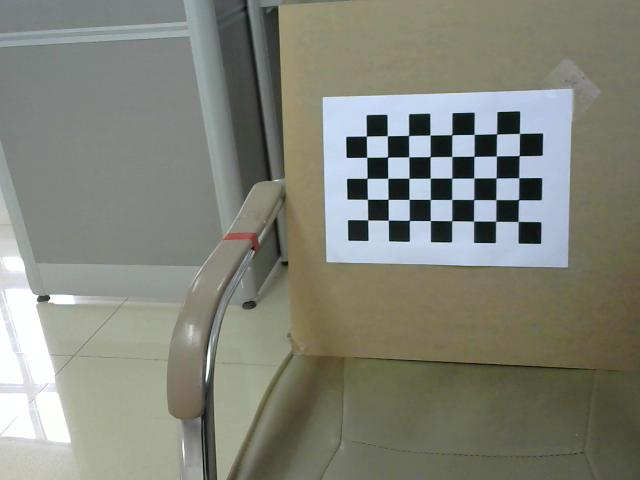
#> input picture 标定/img/clo10.png, 640 x 480 px; its folder holds only this picture in this run
$ python '标定2.py'
#> lines starting #> are read from the running program, lines starting #| are printed output that depends on the picture; after the words box and inside, x2 and y2 are one past the last pixel; in counts of white or black regions, pixels touching at a corner belong together; long printed decimals are rounded
###相机标定与校正结果展示###

import os
import numpy as np
import cv2
import glob


# 相机参数标定得到相机的内参矩阵，畸变矩阵
def calib(inter_corner_shape, size_per_grid, img_dir, img_type):
    # 标准：仅用于subpix校准，此处不使用。
    # criteria = (cv2.TERM_CRITERIA_EPS + cv2.TERM_CRITERIA_MAX_ITER, 30, 0.001)
#> called with inter_corner_shape = (8, 5), size_per_grid = 0.021, img_dir = 'img', img_type = 'png'
    w, h = inter_corner_shape
    # cpp_int：int形式的角点，以“ int”形式保存世界空间中角点的坐标
    # like (0,0,0), (1,0,0), (2,0,0) ....,(10,7,0).
    cp_int = np.zeros((w * h, 3), np.float32)
    cp_int[:, :2] = np.mgrid[0:w, 0:h].T.reshape(-1, 2)
    # cp_world：世界空间中的角点，保存世界空间中角点的坐标。
    cp_world = cp_int * size_per_grid

    obj_points = []  # 世界空间中的点
    img_points = []  # 图像空间中的点（与obj_points相关）
    images = glob.glob(img_dir + os.sep + '**.' + img_type)
    print('--')
    for fname in images:
        img_name = fname.split(os.sep)[-1]
        img = cv2.imread(fname)
#> img is the input picture: shape (480, 640, 3); mean B, G, R 120.4, 132, 129.4
        gray_img = cv2.cvtColor(img, cv2.COLOR_BGR2GRAY)
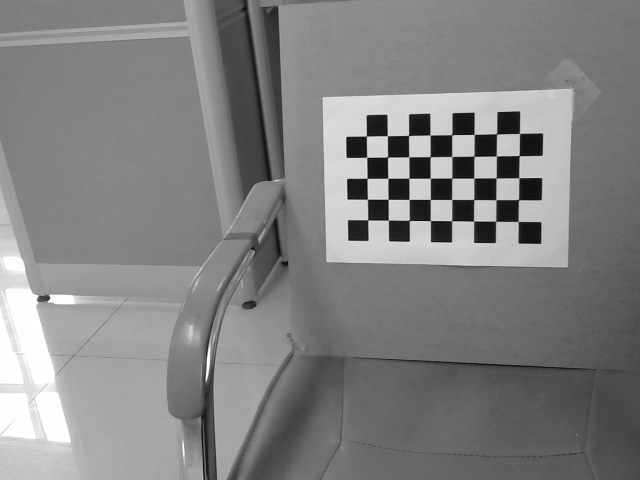
#> gray_img: shape (480, 640); min 8, max 255, mean 129.9
        # 找到角点cp_img：像素空间中的角点。
        ret, cp_img = cv2.findChessboardCorners(gray_img, (w, h), None)
#> ret = True; cp_img = 40 rows, first 8: [518.1, 221.4], [495.7, 221.4], [473.5, 221], [451.6, 220.7], [430.4, 220.5], [409.4, 220.3], [388.3, 220.1], [367.7, 220]
        # if ret is True, save.
        if ret == True:
            # cv2.cornerSubPix(gray_img,cp_img,(11,11),(-1,-1),criteria)
            obj_points.append(cp_world)
            img_points.append(cp_img)
            # 显示角点
            cv2.drawChessboardCorners(img, (w, h), cp_img, ret)
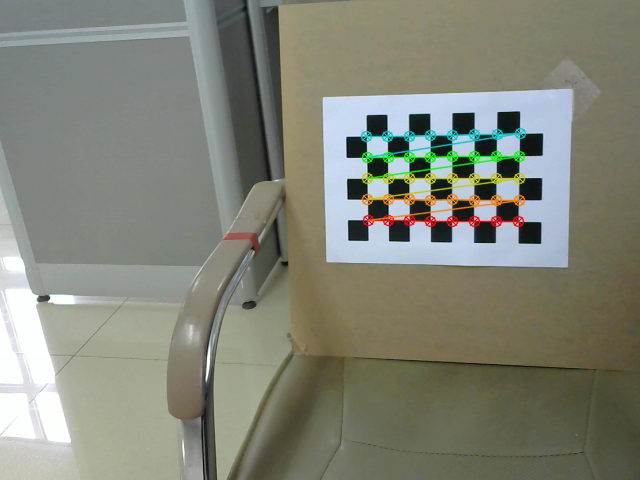
#> img: shape (480, 640, 3); 2.29% of pixels changed, all inside (x1, y1, x2, y2) = (360, 127, 527, 228)
            cv2.imshow('FoundCorners', img)
            cv2.imwrite(save_dir1 + os.sep + img_name, img)
            cv2.waitKey(1)

    cv2.destroyAllWindows()
    # 校准相机
    print('--22--')
    ret, mat_inter, coff_dis, v_rot, v_trans = cv2.calibrateCamera(obj_points, img_points, gray_img.shape[::-1], None,None)
#> ret = 0.0966; mat_inter = [[610, 0, 365.5], [0, 611, 196.8], [0, 0, 1]]; coff_dis = [[-0.472, 8.73, -0.00853, 0.0156, -55.46]]; v_rot = ([0.3, -0.177, 3.12],); v_trans = ([0.146, 0.0239, 0.587],)
    print(("ret:"), ret)
#| ret: 0.09655
    print(("internal matrix:\n"), mat_inter)
#| internal matrix:
#|  [[609.981   0.         365.546]
#|  [  0.         610.966 196.834]
#|  [  0.           0.           1.        ]]
    # in the form of (k_1,k_2,p_1,p_2,k_3)
    print(("distortion cofficients:\n"), coff_dis)
#| distortion cofficients:
#|  [[-4.72489462e-01  8.72939461e+00 -8.52960782e-03  1.55766062e-02
#|   -5.54607824e+01]]
    print(("rotation vectors:\n"), v_rot)
#| rotation vectors:
#|  (array([[ 0.3002],
#|        [-0.177],
#|        [ 3.116]]),)
    print(("translation vectors:\n"), v_trans)
#| translation vectors:
#|  (array([[0.1465],
#|        [0.02391],
#|        [0.5865]]),)
    # 计算重新投影的误差
    total_error = 0
    for i in range(len(obj_points)):
        img_points_repro, _ = cv2.projectPoints(obj_points[i], v_rot[i], v_trans[i], mat_inter, coff_dis)
        error = cv2.norm(img_points[i], img_points_repro, cv2.NORM_L2) / len(img_points_repro)
        total_error += error
#> this loop made 1 pass
#> (error, total_error) on pass 1: (0.0153, 0.0153)
#> after the loop, total_error = 0.0153
    print(("Average Error of Reproject: "), total_error / len(obj_points))
#| Average Error of Reproject:  0.01527

    return mat_inter, coff_dis


# 根据得到的内参矩阵，畸变矩阵来进行图像纠偏
# 若矫正后的图像只有原图像的一部分
##注意使用的图像要把棋盘格拍全了，这样矫正后的图像就不会只有一部分了
def dedistortion(inter_corner_shape, img_dir, img_type, save_dir, mat_inter, coff_dis):
    ##   w,h = inter_corner_shape

    ##   img2 = cv2.imread(img_dir_sin)
    (w, h) = (640, 480)
    ##   newcameramtx, roi = cv2.getOptimalNewCameraMatrix(mat_inter,coff_dis,(w,h),0,(w,h))
    ##   dst = cv2.undistort(img2, mat_inter, coff_dis, None, newcameramtx)
    ##   cv2.imshow('dst',dst)

    images = glob.glob(img_dir + os.sep + '**.' + img_type)
    for fname in images:
        img_name = fname.split(os.sep)[-1]
        img = cv2.imread(fname)
        newcameramtx, roi = cv2.getOptimalNewCameraMatrix(mat_inter, coff_dis, (w, h), 0, (w, h))  # 自由比例参数
        dst = cv2.undistort(img, mat_inter, coff_dis, None, newcameramtx)
        # clip the image
        # x,y,w,h = roi
        # dst = dst[y:y+h, x:x+w]
        cv2.imshow('dst', dst)
        cv2.waitKey()
        cv2.imwrite(save_dir + os.sep + img_name, dst)

    print('Dedistorted images have been saved to: %s successfully.' % save_dir)


if __name__ == '__main__':
    # 棋盘格格点
    inter_corner_shape = (8, 5)
    # 格点尺寸
    size_per_grid = 0.021
    # 标定照片文件夹
    img_dir = "img"
    img_type = "png"
    # 保存识别角点文件夹
    save_dir1 = ".\\img\\save_BD"
    # 相机标定
    mat_inter, coff_dis = calib(inter_corner_shape, size_per_grid, img_dir, img_type)
#> mat_inter = [[610, 0, 365.5], [0, 611, 196.8], [0, 0, 1]]; coff_dis = [[-0.472, 8.73, -0.00853, 0.0156, -55.46]]
    # 保存矫正后图像文件夹
    save_dir = "img/img_save_BD"
    # img_dir_sin='.\\pic\\IR_camera_calib_img\\image20200702084131.jpg'

    if (not os.path.exists(save_dir)):
        os.makedirs(save_dir)
    dedistortion(inter_corner_shape, img_dir, img_type, save_dir, mat_inter, coff_dis)
#> in dedistortion, `newcameramtx, roi = cv2.getOptimalNewCameraMatrix(mat_inter, coff_dis,..`: newcameramtx = [[610, 0, 365.5], [0, 611, 196.8], [0, 0, 1]]; roi = (0, 0, 639, 479)
#> in dedistortion, `dst = cv2.undistort(img, mat_inter, coff_dis, None, newcameramtx)`:
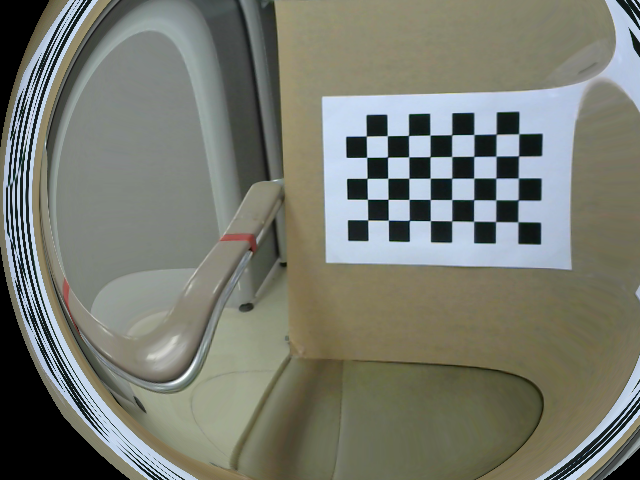
#> dst: shape (480, 640, 3); mean B, G, R 111.5, 121.9, 119.2

$ run again, on 标定/img/clo14.png
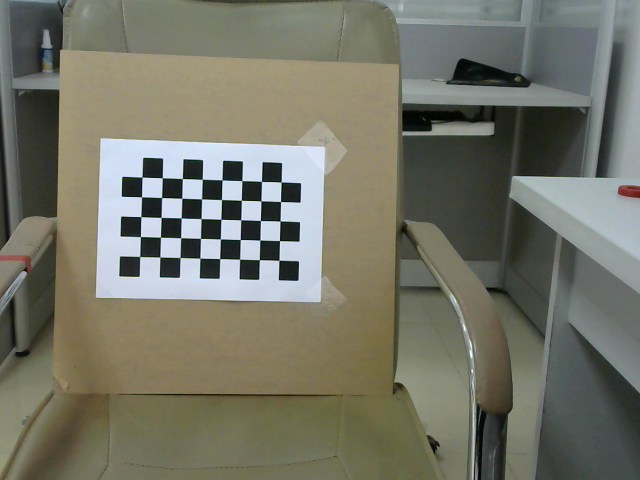
#> input picture 标定/img/clo14.png, 640 x 480 px
#> in calib, img is the input picture: shape (480, 640, 3); mean B, G, R 103.4, 117, 116.5
#> in calib, `ret, cp_img = cv2.findChessboardCorners(gray_img, (w, h), None)`: ret = True; cp_img = 40 rows, first 8: [279, 260.3], [259.4, 259.7], [239.6, 259.2], [219.7, 258.6], [200, 258.1], [180, 257.6], [159.9, 257], [139.6, 256.5]
#> in calib, `cv2.drawChessboardCorners(img, (w, h), cp_img, ret)`:
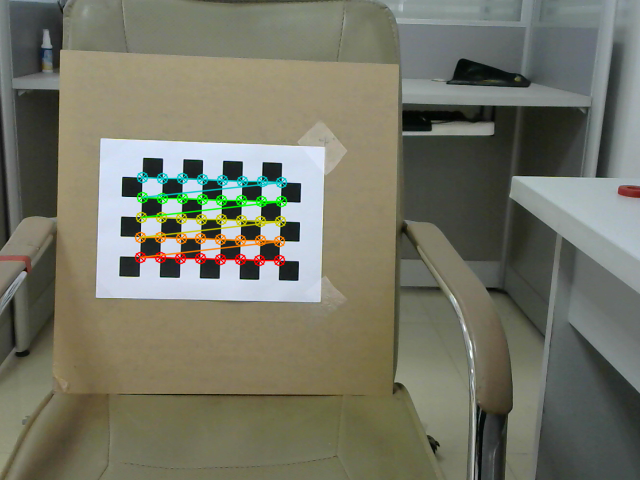
#> img: shape (480, 640, 3); 2.16% of pixels changed, all inside (x1, y1, x2, y2) = (134, 171, 288, 267)
#> in calib, `ret, mat_inter, coff_dis, v_rot, v_trans = cv2.calibrateCamera(obj_poi..`: ret = 0.082; mat_inter = [[965.7, 0, 321.9], [0, 965.8, 277.7], [0, 0, 1]]; coff_dis = [[-0.338, 7.98, 0.00495, -0.00195, -57.06]]; v_rot = ([0.178, -0.0289, -3.11],); v_trans = ([-0.0458, -0.0186, 1.03],)
#| ret: 0.08197
#| internal matrix:
#|  [[965.662   0.         321.926]
#|  [  0.         965.752 277.721]
#|  [  0.           0.           1.        ]]
#| distortion cofficients:
#|  [[-3.38414589e-01  7.97856371e+00  4.95015983e-03 -1.95081451e-03
#|   -5.70618086e+01]]
#| rotation vectors:
#|  (array([[ 0.1775],
#|        [-0.02887],
#|        [-3.111]]),)
#| translation vectors:
#|  (array([[-0.04578],
#|        [-0.01862],
#|        [ 1.029]]),)
#> the loop in calib, `for i in range(len(obj_points)):` made 1 pass
#> (error, total_error) on pass 1: (0.013, 0.013)
#> after the loop in calib, `for i in range(len(obj_points)):`: total_error = 0.013
#| Average Error of Reproject:  0.01296
#> `mat_inter, coff_dis = calib(inter_corner_shape, size_per_grid, img_dir..`: mat_inter = [[965.7, 0, 321.9], [0, 965.8, 277.7], [0, 0, 1]]; coff_dis = [[-0.338, 7.98, 0.00495, -0.00195, -57.06]]
#> newcameramtx = [[965.7, 0, 321.9], [0, 965.8, 277.7], [0, 0, 1]]; roi = (0, 0, 639, 479)
#> in dedistortion, `dst = cv2.undistort(img, mat_inter, coff_dis, None, newcameramtx)`:
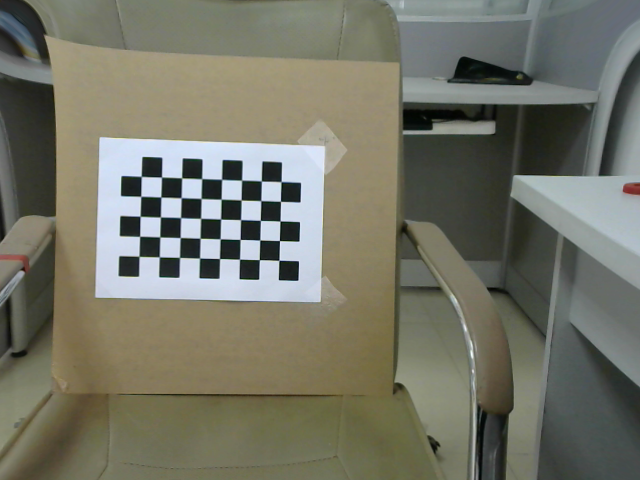
#> dst: shape (480, 640, 3); mean B, G, R 102.8, 116.6, 116.2

$ run again, on 标定/img/clo15.png
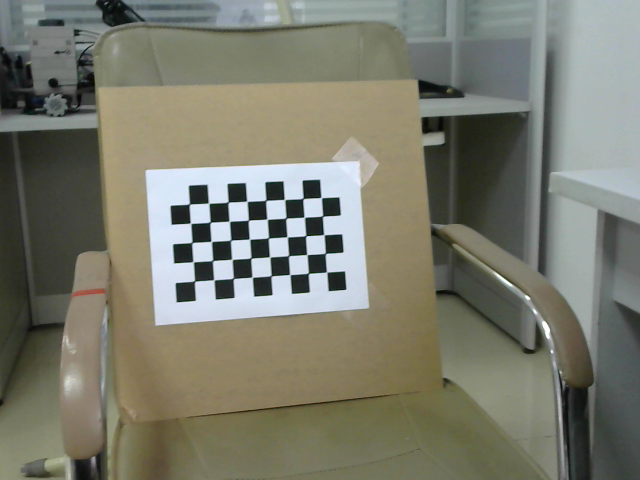
#> input picture 标定/img/clo15.png, 640 x 480 px
#> in calib, img is the input picture: shape (480, 640, 3); mean B, G, R 109.2, 123, 122.4
#> in calib, `ret, cp_img = cv2.findChessboardCorners(gray_img, (w, h), None)`: ret = True; cp_img = 40 rows, first 8: [326.6, 271.9], [308.4, 273.2], [289.8, 274.6], [271.2, 275.7], [252.2, 277.2], [233.3, 278.3], [213.8, 279.8], [194.7, 281.1]
#> in calib, `cv2.drawChessboardCorners(img, (w, h), cp_img, ret)`:
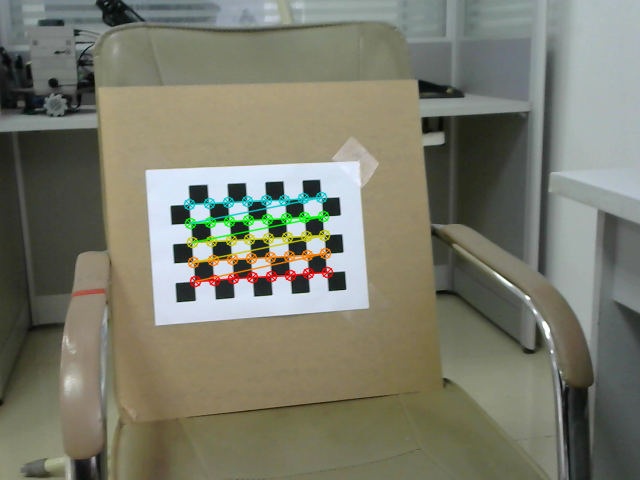
#> img: shape (480, 640, 3); 2.09% of pixels changed, all inside (x1, y1, x2, y2) = (183, 191, 334, 288)
#> in calib, `ret, mat_inter, coff_dis, v_rot, v_trans = cv2.calibrateCamera(obj_poi..`: ret = 0.169; mat_inter = [[914.4, 0, 339.3], [0, 906.1, 196.5], [0, 0, 1]]; coff_dis = [[0.74, -12.51, -0.0274, 0.0347, 98.53]]; v_rot = ([-0.394, 0.111, 3.05],); v_trans = ([-0.0143, 0.0848, 1.02],)
#| ret: 0.1685
#| internal matrix:
#|  [[914.383    0.         339.251]
#|  [  0.         906.100 196.532]
#|  [  0.           0.           1.        ]]
#| distortion cofficients:
#|  [[ 7.40345785e-01 -1.25072404e+01 -2.73979080e-02  3.46906733e-02
#|    9.85275688e+01]]
#| rotation vectors:
#|  (array([[-0.3938],
#|        [ 0.1113],
#|        [ 3.053]]),)
#| translation vectors:
#|  (array([[-0.01427],
#|        [ 0.08479],
#|        [ 1.016]]),)
#> the loop in calib, `for i in range(len(obj_points)):` made 1 pass
#> (error, total_error) on pass 1: (0.0266, 0.0266)
#> after the loop in calib, `for i in range(len(obj_points)):`: total_error = 0.0266
#| Average Error of Reproject:  0.02665
#> `mat_inter, coff_dis = calib(inter_corner_shape, size_per_grid, img_dir..`: mat_inter = [[914.4, 0, 339.3], [0, 906.1, 196.5], [0, 0, 1]]; coff_dis = [[0.74, -12.51, -0.0274, 0.0347, 98.53]]
#> newcameramtx = [[1336.3, 0, 310.7], [0, 1281.6, 229], [0, 0, 1]]; roi = (0, 0, 639, 479)
#> in dedistortion, `dst = cv2.undistort(img, mat_inter, coff_dis, None, newcameramtx)`:
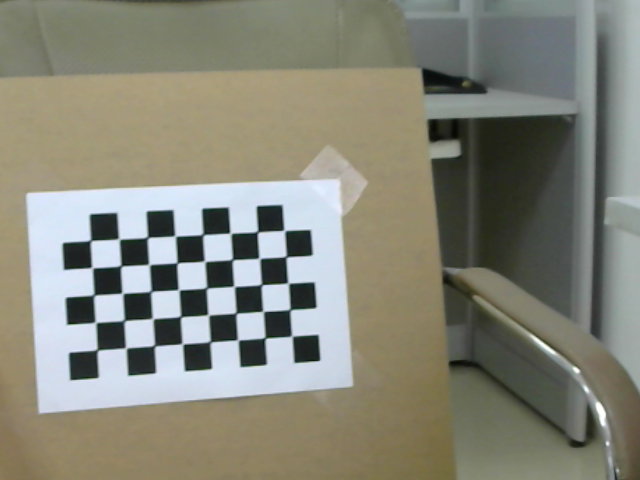
#> dst: shape (480, 640, 3); mean B, G, R 120.8, 133.9, 133.7

$ run again, on 标定/img/clo16.png
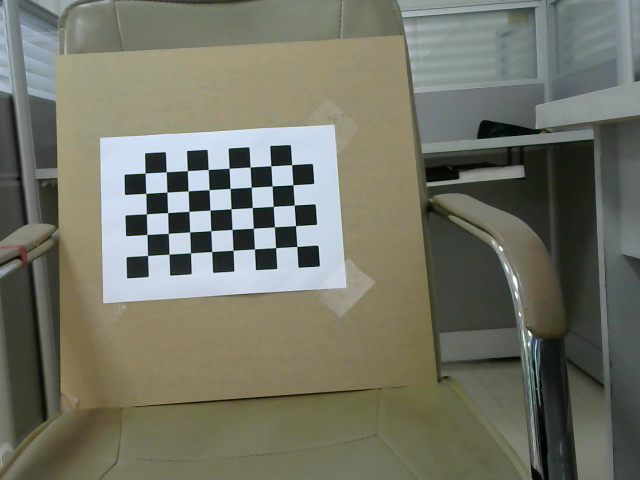
#> input picture 标定/img/clo16.png, 640 x 480 px
#> in calib, img is the input picture: shape (480, 640, 3); mean B, G, R 102.7, 116.1, 114.5
#> in calib, `gray_img = cv2.cvtColor(img, cv2.COLOR_BGR2GRAY)`:
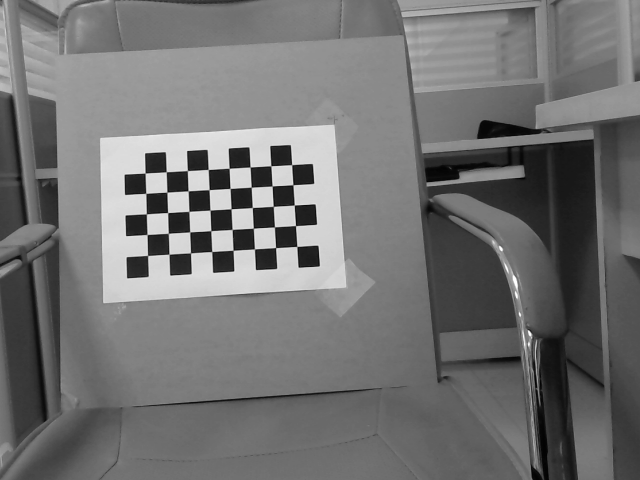
#> gray_img: shape (480, 640); min 2, max 255, mean 114.1
#> in calib, `ret, cp_img = cv2.findChessboardCorners(gray_img, (w, h), None)`: ret = True; cp_img = 40 rows, first 8: [296.8, 246.4], [275.6, 247.5], [254.5, 248.9], [233.1, 250.4], [211.7, 251.5], [190.5, 252.8], [169, 254.2], [147.6, 255.5]
#> img: shape (480, 640, 3); 2.25% of pixels changed, all inside (x1, y1, x2, y2) = (139, 159, 304, 262)
#> in calib, `ret, mat_inter, coff_dis, v_rot, v_trans = cv2.calibrateCamera(obj_poi..`: ret = 0.0942; mat_inter = [[792.3, 0, 313.1], [0, 794.4, 244.1], [0, 0, 1]]; coff_dis = [[-0.0407, -2.78, -0.003, -0.0145, 45.5]]; v_rot = ([-0.0248, 0.284, 3.07],); v_trans = ([-0.0161, 0.00221, 0.787],)
#| ret: 0.09425
#| internal matrix:
#|  [[792.278   0.         313.080]
#|  [  0.         794.447 244.114]
#|  [  0.           0.           1.        ]]
#| distortion cofficients:
#|  [[-4.07010705e-02 -2.77632984e+00 -2.99822060e-03 -1.44847370e-02
#|    4.54990554e+01]]
#| rotation vectors:
#|  (array([[-0.02483],
#|        [ 0.284],
#|        [ 3.065]]),)
#| translation vectors:
#|  (array([[-0.01614  ],
#|        [ 0.002214],
#|        [ 0.7871]]),)
#> the loop in calib, `for i in range(len(obj_points)):` made 1 pass
#> (error, total_error) on pass 1: (0.0149, 0.0149)
#> after the loop in calib, `for i in range(len(obj_points)):`: total_error = 0.0149
#| Average Error of Reproject:  0.0149
#> `mat_inter, coff_dis = calib(inter_corner_shape, size_per_grid, img_dir..`: mat_inter = [[792.3, 0, 313.1], [0, 794.4, 244.1], [0, 0, 1]]; coff_dis = [[-0.0407, -2.78, -0.003, -0.0145, 45.5]]
#> newcameramtx = [[1185.4, 0, 323.7], [0, 1213.4, 238.3], [0, 0, 1]]; roi = (0, 0, 639, 479)
#> in dedistortion, `dst = cv2.undistort(img, mat_inter, coff_dis, None, newcameramtx)`:
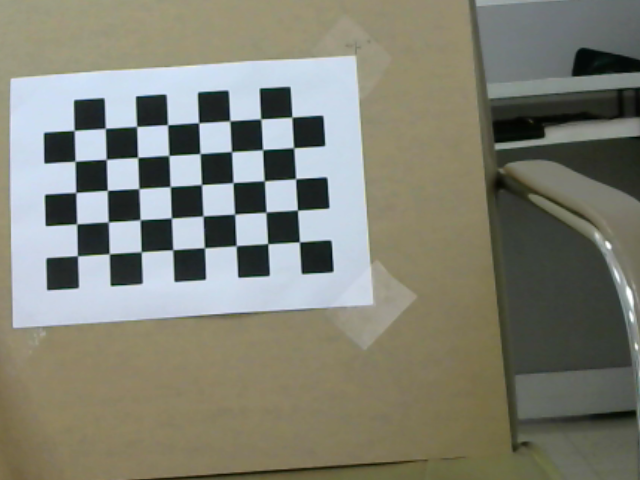
#> dst: shape (480, 640, 3); mean B, G, R 116.4, 129, 128.2

$ run again, on 标定/img/clo11.png
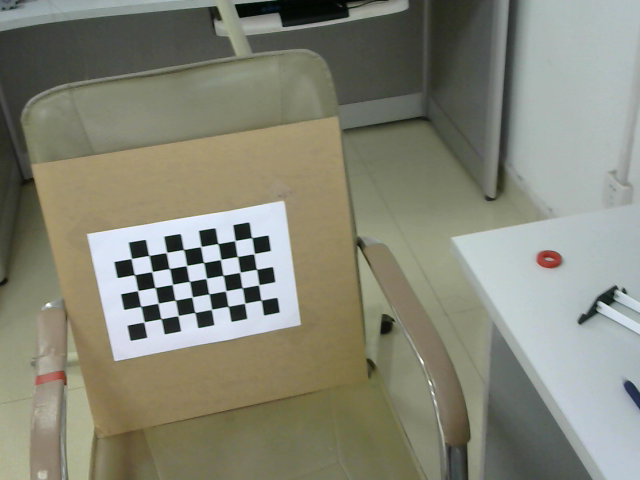
#> input picture 标定/img/clo11.png, 640 x 480 px
#> in calib, img is the input picture: shape (480, 640, 3); mean B, G, R 118.6, 133.6, 132.7
#> in calib, `ret, cp_img = cv2.findChessboardCorners(gray_img, (w, h), None)`: ret = True; cp_img = 40 rows, first 8: [261.1, 300.2], [244.9, 303.1], [228.1, 306.2], [211.5, 309.3], [194.9, 312.4], [177.9, 315.7], [161.1, 318.7], [144.1, 322]
#> in calib, `cv2.drawChessboardCorners(img, (w, h), cp_img, ret)`:
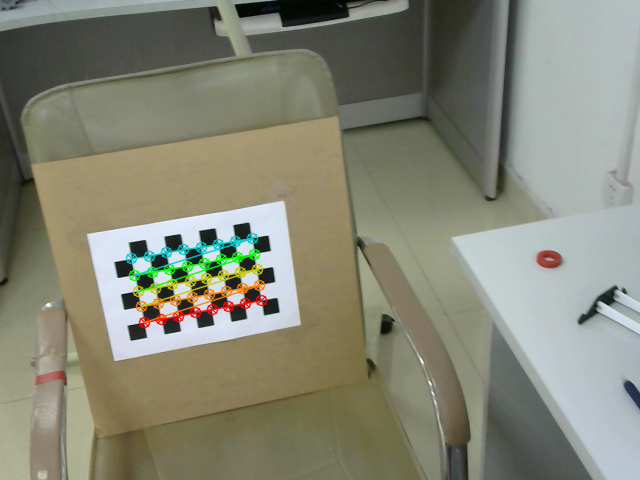
#> img: shape (480, 640, 3); 1.94% of pixels changed, all inside (x1, y1, x2, y2) = (125, 232, 268, 329)
#> in calib, `ret, mat_inter, coff_dis, v_rot, v_trans = cv2.calibrateCamera(obj_poi..`: ret = 0.142; mat_inter = [[1004, 0, 354.5], [0, 1039.1, 230.3], [0, 0, 1]]; coff_dis = [[0.784, -15.41, -0.00468, 0.0108, 146.3]]; v_rot = ([-0.249, -0.571, 2.94],); v_trans = ([-0.119, 0.0861, 1.29],)
#| ret: 0.1416
#| internal matrix:
#|  [[1.00399565e+03 0.00000000e+00 3.54497004e+02]
#|  [0.00000000e+00 1.03914919e+03 2.30273043e+02]
#|  [0.00000000e+00 0.00000000e+00 1.00000000e+00]]
#| distortion cofficients:
#|  [[ 7.83696573e-01 -1.54137940e+01 -4.67700558e-03  1.08032694e-02
#|    1.46349057e+02]]
#| rotation vectors:
#|  (array([[-0.2493],
#|        [-0.5707],
#|        [ 2.938]]),)
#| translation vectors:
#|  (array([[-0.1192],
#|        [ 0.08613 ],
#|        [ 1.287]]),)
#> the loop in calib, `for i in range(len(obj_points)):` made 1 pass
#> (error, total_error) on pass 1: (0.0224, 0.0224)
#> after the loop in calib, `for i in range(len(obj_points)):`: total_error = 0.0224
#| Average Error of Reproject:  0.0224
#> `mat_inter, coff_dis = calib(inter_corner_shape, size_per_grid, img_dir..`: mat_inter = [[1004, 0, 354.5], [0, 1039.1, 230.3], [0, 0, 1]]; coff_dis = [[0.784, -15.41, -0.00468, 0.0108, 146.3]]
#> newcameramtx = [[1239.1, 0, 325.3], [0, 1367.5, 236.1], [0, 0, 1]]; roi = (0, 0, 639, 479)
#> in dedistortion, `dst = cv2.undistort(img, mat_inter, coff_dis, None, newcameramtx)`:
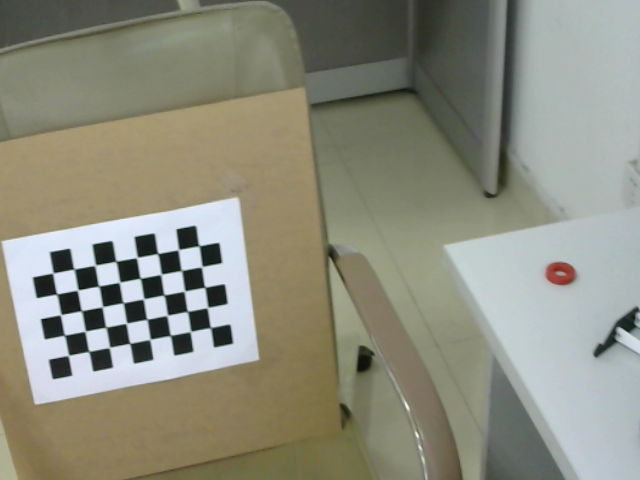
#> dst: shape (480, 640, 3); mean B, G, R 125.9, 141.1, 140.6
